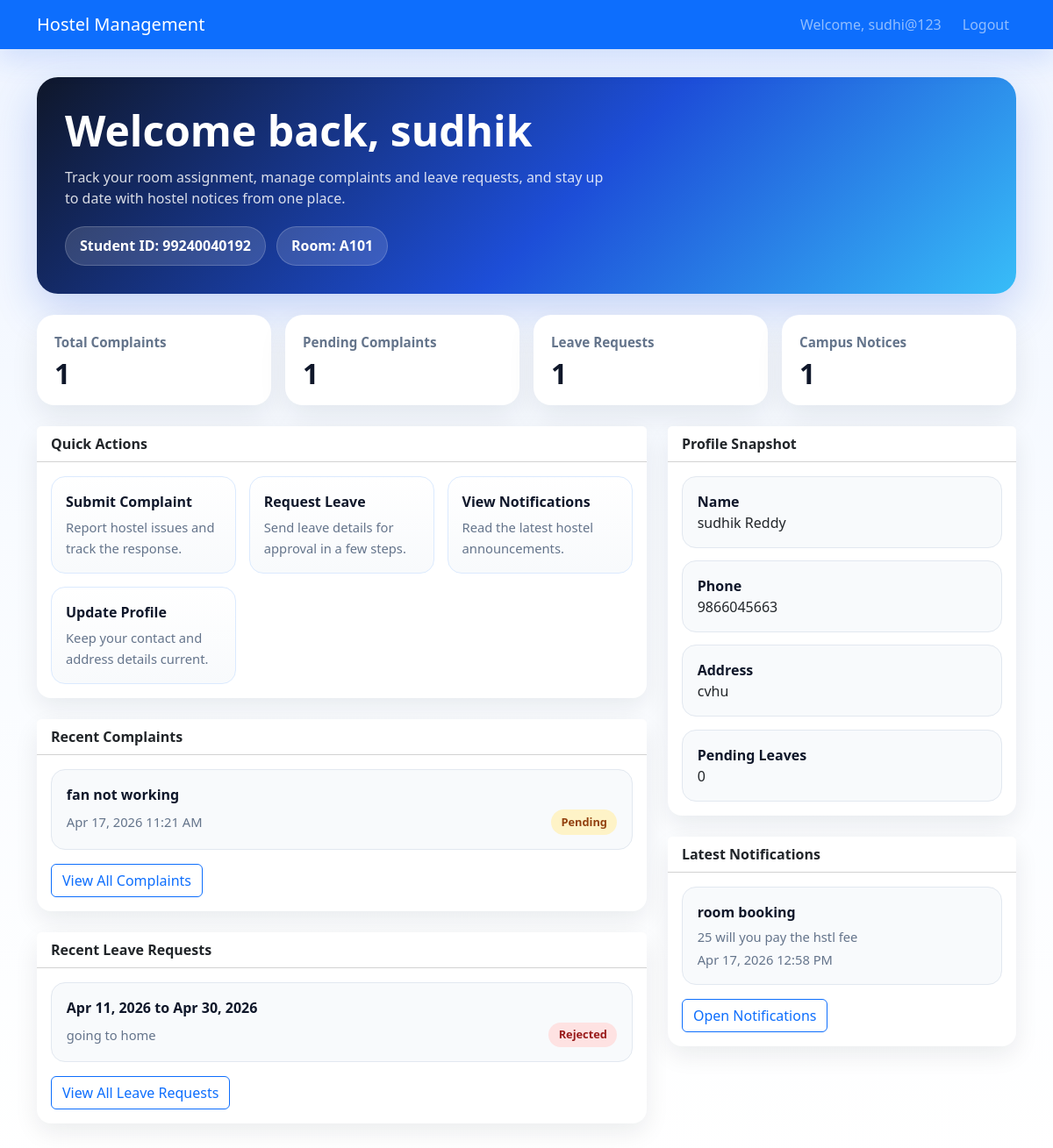
The app's page /students/dashboard/ (signed in) with its own data.
### accounts/models.py (models this page shows, shortened)
class User(AbstractUser):
    ROLE_CHOICES = [
        ('student', 'Student'),
        ('admin', 'Admin'),
        ('warden', 'Warden'),
    ]
    role = models.CharField(max_length=10, choices=ROLE_CHOICES, default='student')

### students/models.py (models this page shows, shortened)
class StudentProfile(models.Model):
    user = models.OneToOneField(settings.AUTH_USER_MODEL, on_delete=models.CASCADE)
    student_id = models.CharField(max_length=20, unique=True)
    phone = models.CharField(max_length=15)
    address = models.TextField()
    room = models.ForeignKey(Room, on_delete=models.SET_NULL, null=True, blank=True)

### rooms/models.py (models this page shows, shortened)
class Room(models.Model):
    room_number = models.CharField(max_length=10, unique=True)
    capacity = models.PositiveIntegerField()
    available_slots = models.PositiveIntegerField()

### complaints/models.py (models this page shows, shortened)
class Complaint(models.Model):
    STATUS_CHOICES = [
        ('pending', 'Pending'),
        ('resolved', 'Resolved'),
    ]
    student = models.ForeignKey(settings.AUTH_USER_MODEL, on_delete=models.CASCADE)
    title = models.CharField(max_length=200)
    description = models.TextField()
    status = models.CharField(max_length=10, choices=STATUS_CHOICES, default='pending')
    created_at = models.DateTimeField(auto_now_add=True)

### leaves/models.py (models this page shows, shortened)
class LeaveRequest(models.Model):
    STATUS_CHOICES = [
        ('pending', 'Pending'),
        ('approved', 'Approved'),
        ('rejected', 'Rejected'),
    ]
    student = models.ForeignKey(settings.AUTH_USER_MODEL, on_delete=models.CASCADE)
    from_date = models.DateField()
    to_date = models.DateField()
    reason = models.TextField()
    status = models.CharField(max_length=10, choices=STATUS_CHOICES, default='pending')
    created_at = models.DateTimeField(auto_now_add=True)

### notifications/models.py (models this page shows, shortened)
class Notification(models.Model):
    title = models.CharField(max_length=200)
    content = models.TextField()
    created_at = models.DateTimeField(auto_now_add=True)
    posted_by = models.ForeignKey(settings.AUTH_USER_MODEL, on_delete=models.CASCADE)

### students/views.py (the view)
# urls.py: path('dashboard/', views.student_dashboard, name='student_dashboard'),
@login_required
def student_dashboard(request):
    if request.user.role != 'student':
        return redirect('login')
    profile = ensure_student_profile(request.user)
    complaints = Complaint.objects.filter(student=request.user).order_by('-created_at')[:5]
    leaves = LeaveRequest.objects.filter(student=request.user).order_by('-created_at')[:5]
    notifications = Notification.objects.all().order_by('-created_at')[:5]
    context = {
        'profile': profile,
        'complaints': complaints,
        'leaves': leaves,
        'notifications': notifications,
        'complaint_count': Complaint.objects.filter(student=request.user).count(),
        'pending_complaint_count': Complaint.objects.filter(student=request.user, status='pending').count(),
        'leave_count': LeaveRequest.objects.filter(student=request.user).count(),
        'pending_leave_count': LeaveRequest.objects.filter(student=request.user, status='pending').count(),
        'notification_count': Notification.objects.count(),
    }
    return render(request, 'student_dashboard.html', context)

### students/views.py (called while the page is built)
def ensure_student_profile(user):
    profile, _ = StudentProfile.objects.get_or_create(
        user=user,
        defaults={
            'student_id': f'STD{user.id:05d}',
            'phone': '',
            'address': '',
        },
    )
    return profile

### templates/student_dashboard.html (shortened to what this page needs)
{% extends 'base.html' %}
{% block content %}
<section class="student-dashboard">
    <div class="dashboard-hero">
        <h1>Welcome back, {{ user.first_name|default:user.username }}</h1>
        <p>Track your room assignment, manage complaints and leave requests, and stay up to date with hostel notices from one place.</p>
        <div class="hero-badges">
            <span class="hero-badge">Student ID: {{ profile.student_id }}</span>
            <span class="hero-badge">
                Room:
                {% if profile.room %}
                    {{ profile.room.room_number }}
                {% else %}
                    Not assigned
                {% endif %}
            </span>
        </div>
    </div>
    <div class="metric-grid">
        <div class="metric-card">
            <div class="metric-label">Total Complaints</div>
            <div class="metric-value">{{ complaint_count }}</div>
        </div>
        <div class="metric-card">
            <div class="metric-label">Pending Complaints</div>
            <div class="metric-value">{{ pending_complaint_count }}</div>
        </div>
        <div class="metric-card">
            <div class="metric-label">Leave Requests</div>
            <div class="metric-value">{{ leave_count }}</div>
        </div>
        <div class="metric-card">
            <div class="metric-label">Campus Notices</div>
            <div class="metric-value">{{ notification_count }}</div>
        </div>
    </div>
    <div class="student-dashboard-main">
        <div class="dashboard-stack">
            <div class="card">
                <div class="card-header">Quick Actions</div>
                <div class="card-body">
                    <div class="action-grid">
                        <a href="{% url 'submit_complaint' %}" class="action-tile">
                            <strong>Submit Complaint</strong>
                            <span>Report hostel issues and track the response.</span>
                        </a>
                        <a href="{% url 'submit_leave' %}" class="action-tile">
                            <strong>Request Leave</strong>
                            <span>Send leave details for approval in a few steps.</span>
                        </a>
                        <a href="{% url 'student_notifications' %}" class="action-tile">
                            <strong>View Notifications</strong>
                            <span>Read the latest hostel announcements.</span>
                        </a>
                        <a href="{% url 'student_profile' %}" class="action-tile">
                            <strong>Update Profile</strong>
                            <span>Keep your contact and address details current.</span>
                        </a>
                    </div>
                </div>
            </div>
            <div class="card">
                <div class="card-header">Recent Complaints</div>
                <div class="card-body">
                    <div class="activity-list">
                        {% for complaint in complaints %}
                            <div class="activity-item">
                                <strong class="activity-title">{{ complaint.title }}</strong>
                                <div class="activity-meta d-flex flex-wrap justify-content-between gap-2 align-items-center">
                                    <span>{{ complaint.created_at|date:"M d, Y h:i A" }}</span>
                                    <span class="status-pill {{ complaint.status }}">{{ complaint.status }}</span>
                                </div>
                            </div>
                        {% empty %}
                            <div class="activity-item text-muted">No complaints submitted yet.</div>
                        {% endfor %}
                    </div>
                    <a href="{% url 'student_complaints' %}" class="btn btn-outline-primary mt-3">View All Complaints</a>
                </div>
            </div>
            <div class="card">
                <div class="card-header">Recent Leave Requests</div>
                <div class="card-body">
                    <div class="activity-list">
                        {% for leave in leaves %}
                            <div class="activity-item">
                                <strong class="activity-title">{{ leave.from_date|date:"M d, Y" }} to {{ leave.to_date|date:"M d, Y" }}</strong>
                                <div class="activity-meta d-flex flex-wrap justify-content-between gap-2 align-items-center">
                                    <span>{{ leave.reason|truncatechars:60 }}</span>
                                    <span class="status-pill {{ leave.status }}">{{ leave.status }}</span>
                                </div>
                            </div>
                        {% empty %}
                            <div class="activity-item text-muted">No leave requests found.</div>
                        {% endfor %}
                    </div>
                    <a href="{% url 'student_leaves' %}" class="btn btn-outline-primary mt-3">View All Leave Requests</a>
                </div>
            </div>
        </div>
        <div class="dashboard-stack">
            <div class="card">
                <div class="card-header">Profile Snapshot</div>
                <div class="card-body">
                    <div class="profile-list">
                        <div class="profile-item">
                            <strong>Name</strong>
                            <span>{{ user.first_name }} {{ user.last_name }}</span>
                        </div>
                        <div class="profile-item">
                            <strong>Phone</strong>
                            <span>{{ profile.phone|default:"Not updated yet" }}</span>
                        </div>
                        <div class="profile-item">
                            <strong>Address</strong>
                            <span>{{ profile.address|default:"Not updated yet" }}</span>
                        </div>
                        <div class="profile-item">
                            <strong>Pending Leaves</strong>
                            <span>{{ pending_leave_count }}</span>
                        </div>
                    </div>
                </div>
            </div>
            <div class="card">
                <div class="card-header">Latest Notifications</div>
                <div class="card-body">
                    <div class="notice-list">
                        {% for notification in notifications %}
                            <div class="notice-item">
                                <strong class="notice-title">{{ notification.title }}</strong>
                                <div class="notice-meta">{{ notification.content|truncatechars:120 }}</div>
                                <div class="notice-meta">{{ notification.created_at|date:"M d, Y h:i A" }}</div>
                            </div>
                        {% empty %}
                            <div class="notice-item text-muted">No notifications available right now.</div>
                        {% endfor %}
                    </div>
                    <a href="{% url 'student_notifications' %}" class="btn btn-outline-primary mt-3">Open Notifications</a>
                </div>
            </div>
        </div>
    </div>
</section>
{% endblock %}

### templates/base.html (shortened to what this page needs)
<!DOCTYPE html>
<html lang="en">
<head>
    <link href="https://cdn.jsdelivr.net/npm/bootstrap@5.3.0/dist/css/bootstrap.min.css" rel="stylesheet">
</head>
<body>
    <nav class="navbar navbar-expand-lg navbar-dark bg-primary">
        <div class="container">
            {% if user.is_authenticated %}
                {% if user.role == 'student' %}
                    <a class="navbar-brand" href="{% url 'student_dashboard' %}">Hostel Management</a>
                {% elif user.role == 'warden' %}
                    <a class="navbar-brand" href="{% url 'warden_dashboard' %}">Hostel Management</a>
                {% else %}
                    <a class="navbar-brand" href="{% url 'admin_dashboard' %}">Hostel Management</a>
                {% endif %}
            {% else %}
                <a class="navbar-brand" href="{% url 'home' %}">Hostel Management</a>
            {% endif %}
            {% if user.is_authenticated %}
                <div class="navbar-nav ms-auto">
                    <span class="navbar-text me-3">Welcome, {{ user.username }}</span>
                    <a class="nav-link" href="{% url 'logout' %}">Logout</a>
                </div>
            {% endif %}
        </div>
    </nav>
    <div class="page-shell">
        <div class="{% block container_class %}container{% endblock %}">
            {% block content %}{% endblock %}
        </div>
    </div>
</body>
</html>

### templates/base.html (style rules this page uses)
body { min-height: 100vh; background: linear-gradient(180deg, #eef4ff 0%, #f8fbff 45%, #ffffff 100%); color: #1f2937; }
.navbar { box-shadow: 0 12px 30px rgba(37, 99, 235, 0.15); }
.page-shell { padding: 2rem 0 3rem; }
.card { border: 0; border-radius: 1rem; box-shadow: 0 10px 28px rgba(15, 23, 42, 0.08); }
.card-header { background: #ffffff; font-weight: 700; }

### templates/student_dashboard.html (style rules this page uses)
.student-dashboard { display: grid; gap: 1.5rem; }
.dashboard-hero { background: linear-gradient(135deg, #0f172a 0%, #1d4ed8 55%, #38bdf8 100%); border-radius: 1.5rem; padding: 2rem; color: #fff; box-shadow: 0 18px 50px rgba(29, 78, 216, 0.22); }
.dashboard-hero h1 { margin: 0; font-size: clamp(2rem, 4vw, 3rem); font-weight: 800; }
.dashboard-hero p { margin: 0.75rem 0 0; max-width: 620px; color: rgba(255, 255, 255, 0.84); }
.hero-badges { display: flex; flex-wrap: wrap; gap: 0.75rem; margin-top: 1.25rem; }
.hero-badge { background: rgba(255, 255, 255, 0.14); border: 1px solid rgba(255, 255, 255, 0.18); border-radius: 999px; padding: 0.6rem 1rem; font-weight: 600; }
.metric-grid { display: grid; grid-template-columns: repeat(auto-fit, minmax(180px, 1fr)); gap: 1rem; }
.metric-card { background: #fff; border-radius: 1.25rem; padding: 1.25rem; box-shadow: 0 14px 32px rgba(15, 23, 42, 0.08); }
.metric-label { color: #64748b; font-weight: 600; font-size: 0.95rem; }
.metric-value { margin-top: 0.5rem; font-size: 2rem; font-weight: 800; color: #0f172a; line-height: 1; }
.student-dashboard-main { display: grid; grid-template-columns: minmax(0, 1.75fr) minmax(280px, 1fr); gap: 1.5rem; align-items: start; }
.dashboard-stack { display: grid; gap: 1.5rem; }
.profile-list, .activity-list, .notice-list { display: grid; gap: 0.9rem; }
.profile-item, .activity-item, .notice-item { padding: 1rem 1.05rem; border-radius: 1rem; background: #f8fafc; border: 1px solid #e2e8f0; }
.profile-item strong, .activity-title, .notice-title { display: block; color: #0f172a; }
.activity-meta, .notice-meta { margin-top: 0.3rem; color: #64748b; font-size: 0.92rem; }
.action-grid { display: grid; grid-template-columns: repeat(auto-fit, minmax(180px, 1fr)); gap: 0.9rem; }
.action-tile { display: block; padding: 1rem; border-radius: 1rem; text-decoration: none; color: #0f172a; background: linear-gradient(180deg, #ffffff 0%, #f8fafc 100%); border: 1px solid #dbeafe; box-shadow: inset 0 1px 0 rgba(255, 255, 255, 0.7); }
.action-tile strong { display: block; margin-bottom: 0.35rem; }
.action-tile span { color: #64748b; font-size: 0.92rem; }
.status-pill { display: inline-flex; align-items: center; padding: 0.3rem 0.7rem; border-radius: 999px; font-size: 0.8rem; font-weight: 700; text-transform: capitalize; }
.status-pill.pending { background: #fef3c7; color: #92400e; }
.status-pill.rejected { background: #fee2e2; color: #991b1b; }

### records on screen
User: username "sudhi@123", first_name "sudhik", last_name "Reddy"
StudentProfile: student_id "99240040192", room.room_number "A101", phone "9866045663", address "cvhu"
Complaint: title "fan not working", created_at "Apr 17, 2026 11:21 AM", status "Pending"
LeaveRequest: from_date "Apr 11, 2026", to_date "Apr 30, 2026", reason "going to home", status "Rejected"
Notification: title "room booking", content "25 will you pay the hstl fee", created_at "Apr 17, 2026 12:58 PM"

### other values on screen
{{ complaint_count }} "1"
{{ pending_complaint_count }} "1"
{{ leave_count }} "1"
{{ notification_count }} "1"
{{ pending_leave_count }} "0"
